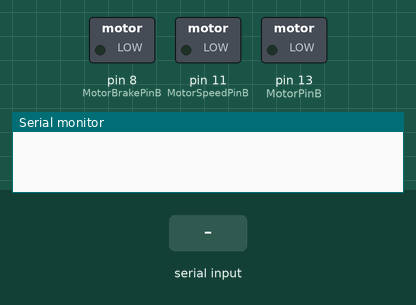
A sketch run on a simulated Arduino Uno, built with avr-gcc and run on an emulated ATmega328P. On the bench: switched loads named in the sketch (green lamp = pin HIGH), the last lines printed to the serial monitor. Inputs (shaded band) come from the test bench.

Above: at 1.2 s.
1.3 s: "1\n" received over Serial
At 1.6 s:
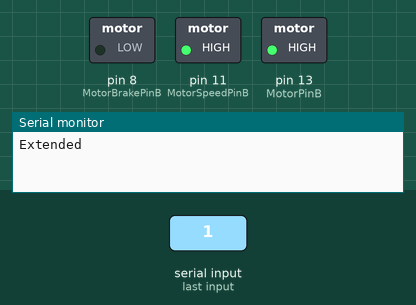
2.8 s: "2\n" received over Serial
At 4.0 s:
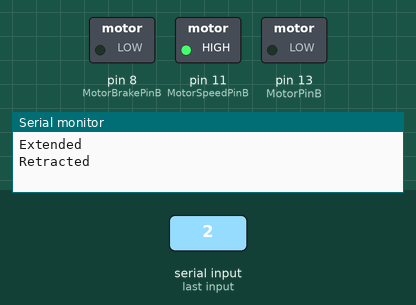
4.3 s: "3\n" received over Serial
At 5.1 s:
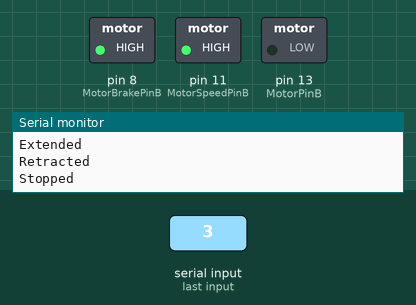
Timing chart, 0 to 7.3 s (numbered marks = the images above; inputs shaded):
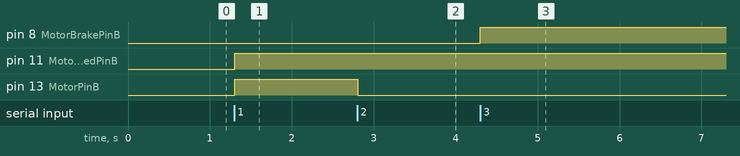

Measured:
- after the input at 1.3 s, pin 11 (MotorSpeedPinB), pin 13 (MotorPinB): LOW → HIGH at once
- after the input at 2.8 s, pin 13 (MotorPinB): HIGH → LOW at once
- after the input at 4.3 s, pin 8 (MotorBrakePinB): LOW → HIGH at once

The sketch:

RSIPRO_MountingSystem_V1.ino
```cpp
const int MotorPinB = 13;     // Motor B pins
const int MotorSpeedPinB = 11;// Motor B speed pin
const int MotorBrakePinB = 8; // Motor B brake pin

const int CW  = HIGH; // Clockwise direction
const int CCW = LOW;  // Counter-clockwise direction

void setup() {


  // Motor B pin initialization
  pinMode(MotorPinB, OUTPUT);
  pinMode(MotorSpeedPinB, OUTPUT);
  pinMode(MotorBrakePinB, OUTPUT);

  Serial.begin(9600); // Initialize serial communication
}

void loop() {
  if (Serial.available() > 0) {
    String input = Serial.readStringUntil('\n'); // Read the input from serial
    input.trim(); // Remove any leading/trailing whitespace

    // Depending on the input command received from Python
    if (input == "1") {
      // Command to start Motor A clockwise at full speed
      digitalWrite(MotorPinB, HIGH); // Extend Actuator
      analogWrite(MotorSpeedPinB, 255); // Set speed at maximum (255)
      digitalWrite(MotorBrakePinB, LOW); // Release brake if any
      Serial.println("Extended"); // Echo back confirmation
    } else if (input == "2") {
      // Command to start Motor B counterclockwise at full speed
      digitalWrite(MotorPinB, LOW); // Retract Actuator
      analogWrite(MotorSpeedPinB, 255); // Set speed at maximum (255)
      digitalWrite(MotorBrakePinB, LOW); // Release brake if any//
      Serial.println("Retracted"); // Echo back confirmation
    }else if (input == "3") {
      // Command to start Motor B to stop by app
      digitalWrite(MotorBrakePinB, HIGH); // Release brake if any//
      Serial.println("Stopped"); // Echo back confirmation
    }else if (input == "4") {
      // Command to start Motor B to stop by app
      Serial.println("check success"); // Echo back confirmation
    }else if (input == "4") {
      // Command to start Motor B to stop by app
      Serial.println("to be added"); // Echo back confirmation
    }else if (input == "5") {
      // Command to start Motor B to stop by app
      Serial.println("ERROR: Couldn't get distance from VL53L1X."); // Echo back confirmation
    }


    delay(100); // Delay for stability
  }
}
```
